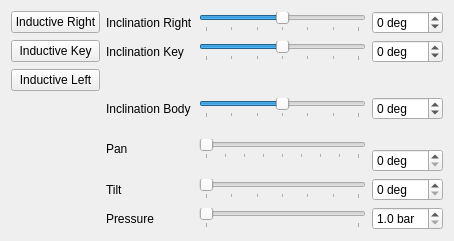
<?xml version="1.0" encoding="UTF-8"?>
<ui version="4.0">
 <class>Form</class>
 <widget class="QWidget" name="Form">
  <property name="geometry">
   <rect>
    <x>0</x>
    <y>0</y>
    <width>454</width>
    <height>241</height>
   </rect>
  </property>
  <property name="windowTitle">
   <string>Form</string>
  </property>
  <layout class="QGridLayout" name="gridLayout">
   <item row="0" column="0">
    <widget class="QPushButton" name="inductiveRightButton">
     <property name="text">
      <string>Inductive Right</string>
     </property>
     <property name="checkable">
      <bool>true</bool>
     </property>
    </widget>
   </item>
   <item row="0" column="1">
    <widget class="QLabel" name="inclinationRightLabel">
     <property name="text">
      <string>Inclination Right</string>
     </property>
    </widget>
   </item>
   <item row="0" column="2">
    <widget class="QSlider" name="inclinationRightSlide">
     <property name="minimum">
      <number>-45</number>
     </property>
     <property name="maximum">
      <number>45</number>
     </property>
     <property name="orientation">
      <enum>Qt::Horizontal</enum>
     </property>
     <property name="tickPosition">
      <enum>QSlider::TicksBelow</enum>
     </property>
     <property name="tickInterval">
      <number>15</number>
     </property>
    </widget>
   </item>
   <item row="0" column="3">
    <widget class="QSpinBox" name="inclinationRightSpin">
     <property name="suffix">
      <string> deg</string>
     </property>
     <property name="minimum">
      <number>-45</number>
     </property>
     <property name="maximum">
      <number>45</number>
     </property>
     <property name="singleStep">
      <number>1</number>
     </property>
    </widget>
   </item>
   <item row="1" column="0">
    <widget class="QPushButton" name="inductiveKeyButton">
     <property name="text">
      <string>Inductive Key</string>
     </property>
     <property name="checkable">
      <bool>true</bool>
     </property>
    </widget>
   </item>
   <item row="1" column="1">
    <widget class="QLabel" name="inclinationKeyLabel">
     <property name="text">
      <string>Inclination Key</string>
     </property>
    </widget>
   </item>
   <item row="1" column="2">
    <widget class="QSlider" name="inclinationKeySlide">
     <property name="minimum">
      <number>-45</number>
     </property>
     <property name="maximum">
      <number>45</number>
     </property>
     <property name="orientation">
      <enum>Qt::Horizontal</enum>
     </property>
     <property name="tickPosition">
      <enum>QSlider::TicksBelow</enum>
     </property>
     <property name="tickInterval">
      <number>15</number>
     </property>
    </widget>
   </item>
   <item row="1" column="3">
    <widget class="QSpinBox" name="inclinationKeySpin">
     <property name="suffix">
      <string> deg</string>
     </property>
     <property name="minimum">
      <number>-45</number>
     </property>
     <property name="maximum">
      <number>45</number>
     </property>
     <property name="singleStep">
      <number>1</number>
     </property>
    </widget>
   </item>
   <item row="2" column="0">
    <widget class="QPushButton" name="inductiveLeftButton">
     <property name="text">
      <string>Inductive Left</string>
     </property>
     <property name="checkable">
      <bool>true</bool>
     </property>
     <property name="flat">
      <bool>false</bool>
     </property>
    </widget>
   </item>
   <item row="3" column="1">
    <widget class="QLabel" name="inclinationBodyLabel">
     <property name="text">
      <string>Inclination Body</string>
     </property>
    </widget>
   </item>
   <item row="3" column="2">
    <widget class="QSlider" name="inclinationBodySlide">
     <property name="minimum">
      <number>-45</number>
     </property>
     <property name="maximum">
      <number>45</number>
     </property>
     <property name="orientation">
      <enum>Qt::Horizontal</enum>
     </property>
     <property name="tickPosition">
      <enum>QSlider::TicksBelow</enum>
     </property>
     <property name="tickInterval">
      <number>15</number>
     </property>
    </widget>
   </item>
   <item row="3" column="3">
    <widget class="QSpinBox" name="inclinationBodySpin">
     <property name="suffix">
      <string> deg</string>
     </property>
     <property name="minimum">
      <number>-45</number>
     </property>
     <property name="maximum">
      <number>45</number>
     </property>
     <property name="singleStep">
      <number>1</number>
     </property>
    </widget>
   </item>
   <item row="4" column="1" rowspan="2">
    <widget class="QLabel" name="panLabel">
     <property name="text">
      <string>Pan</string>
     </property>
    </widget>
   </item>
   <item row="4" column="2" rowspan="2">
    <widget class="QSlider" name="panSlide">
     <property name="minimum">
      <number>0</number>
     </property>
     <property name="maximum">
      <number>360</number>
     </property>
     <property name="orientation">
      <enum>Qt::Horizontal</enum>
     </property>
     <property name="tickPosition">
      <enum>QSlider::TicksBelow</enum>
     </property>
     <property name="tickInterval">
      <number>45</number>
     </property>
    </widget>
   </item>
   <item row="5" column="3">
    <widget class="QSpinBox" name="panSpin">
     <property name="suffix">
      <string> deg</string>
     </property>
     <property name="minimum">
      <number>0</number>
     </property>
     <property name="maximum">
      <number>270</number>
     </property>
     <property name="singleStep">
      <number>10</number>
     </property>
    </widget>
   </item>
   <item row="6" column="1">
    <widget class="QLabel" name="tiltLabel">
     <property name="text">
      <string>Tilt</string>
     </property>
    </widget>
   </item>
   <item row="6" column="2">
    <widget class="QSlider" name="tiltSlide">
     <property name="minimum">
      <number>0</number>
     </property>
     <property name="maximum">
      <number>270</number>
     </property>
     <property name="orientation">
      <enum>Qt::Horizontal</enum>
     </property>
     <property name="tickPosition">
      <enum>QSlider::TicksBelow</enum>
     </property>
     <property name="tickInterval">
      <number>45</number>
     </property>
    </widget>
   </item>
   <item row="6" column="3">
    <widget class="QSpinBox" name="tiltSpin">
     <property name="suffix">
      <string> deg</string>
     </property>
     <property name="minimum">
      <number>0</number>
     </property>
     <property name="maximum">
      <number>270</number>
     </property>
     <property name="singleStep">
      <number>10</number>
     </property>
    </widget>
   </item>
   <item row="7" column="1">
    <widget class="QLabel" name="pressureLabel">
     <property name="text">
      <string>Pressure</string>
     </property>
    </widget>
   </item>
   <item row="7" column="2">
    <widget class="QSlider" name="pressureSlide">
     <property name="minimum">
      <number>10</number>
     </property>
     <property name="maximum">
      <number>60</number>
     </property>
     <property name="orientation">
      <enum>Qt::Horizontal</enum>
     </property>
     <property name="tickPosition">
      <enum>QSlider::TicksBelow</enum>
     </property>
     <property name="tickInterval">
      <number>50</number>
     </property>
    </widget>
   </item>
   <item row="7" column="3">
    <widget class="QDoubleSpinBox" name="pressureSpin">
     <property name="suffix">
      <string> bar</string>
     </property>
     <property name="decimals">
      <number>1</number>
     </property>
     <property name="minimum">
      <double>1.000000000000000</double>
     </property>
     <property name="maximum">
      <double>6.000000000000000</double>
     </property>
     <property name="singleStep">
      <double>0.100000000000000</double>
     </property>
    </widget>
   </item>
  </layout>
 </widget>
 <resources/>
 <connections>
  <connection>
   <sender>inclinationRightSlide</sender>
   <signal>valueChanged(int)</signal>
   <receiver>inclinationRightSpin</receiver>
   <slot>setValue(int)</slot>
   <hints>
    <hint type="sourcelabel">
     <x>221</x>
     <y>89</y>
    </hint>
    <hint type="destinationlabel">
     <x>407</x>
     <y>89</y>
    </hint>
   </hints>
  </connection>
  <connection>
   <sender>inclinationRightSpin</sender>
   <signal>valueChanged(int)</signal>
   <receiver>inclinationRightSlide</receiver>
   <slot>setValue(int)</slot>
   <hints>
    <hint type="sourcelabel">
     <x>407</x>
     <y>89</y>
    </hint>
    <hint type="destinationlabel">
     <x>221</x>
     <y>89</y>
    </hint>
   </hints>
  </connection>
  <connection>
   <sender>panSlide</sender>
   <signal>valueChanged(int)</signal>
   <receiver>panSpin</receiver>
   <slot>setValue(int)</slot>
   <hints>
    <hint type="sourcelabel">
     <x>221</x>
     <y>121</y>
    </hint>
    <hint type="destinationlabel">
     <x>407</x>
     <y>121</y>
    </hint>
   </hints>
  </connection>
  <connection>
   <sender>panSpin</sender>
   <signal>valueChanged(int)</signal>
   <receiver>panSlide</receiver>
   <slot>setValue(int)</slot>
   <hints>
    <hint type="sourcelabel">
     <x>407</x>
     <y>121</y>
    </hint>
    <hint type="destinationlabel">
     <x>221</x>
     <y>121</y>
    </hint>
   </hints>
  </connection>
  <connection>
   <sender>tiltSlide</sender>
   <signal>valueChanged(int)</signal>
   <receiver>tiltSpin</receiver>
   <slot>setValue(int)</slot>
   <hints>
    <hint type="sourcelabel">
     <x>221</x>
     <y>153</y>
    </hint>
    <hint type="destinationlabel">
     <x>407</x>
     <y>153</y>
    </hint>
   </hints>
  </connection>
  <connection>
   <sender>tiltSpin</sender>
   <signal>valueChanged(int)</signal>
   <receiver>tiltSlide</receiver>
   <slot>setValue(int)</slot>
   <hints>
    <hint type="sourcelabel">
     <x>407</x>
     <y>153</y>
    </hint>
    <hint type="destinationlabel">
     <x>221</x>
     <y>153</y>
    </hint>
   </hints>
  </connection>
  <connection>
   <sender>inclinationBodySlide</sender>
   <signal>valueChanged(int)</signal>
   <receiver>inclinationBodySpin</receiver>
   <slot>setValue(int)</slot>
   <hints>
    <hint type="sourcelabel">
     <x>293</x>
     <y>122</y>
    </hint>
    <hint type="destinationlabel">
     <x>405</x>
     <y>122</y>
    </hint>
   </hints>
  </connection>
  <connection>
   <sender>inclinationBodySpin</sender>
   <signal>valueChanged(int)</signal>
   <receiver>inclinationBodySlide</receiver>
   <slot>setValue(int)</slot>
   <hints>
    <hint type="sourcelabel">
     <x>405</x>
     <y>122</y>
    </hint>
    <hint type="destinationlabel">
     <x>293</x>
     <y>122</y>
    </hint>
   </hints>
  </connection>
  <connection>
   <sender>inclinationKeySlide</sender>
   <signal>valueChanged(int)</signal>
   <receiver>inclinationKeySpin</receiver>
   <slot>setValue(int)</slot>
   <hints>
    <hint type="sourcelabel">
     <x>293</x>
     <y>55</y>
    </hint>
    <hint type="destinationlabel">
     <x>405</x>
     <y>55</y>
    </hint>
   </hints>
  </connection>
  <connection>
   <sender>inclinationKeySpin</sender>
   <signal>valueChanged(int)</signal>
   <receiver>inclinationKeySlide</receiver>
   <slot>setValue(int)</slot>
   <hints>
    <hint type="sourcelabel">
     <x>405</x>
     <y>55</y>
    </hint>
    <hint type="destinationlabel">
     <x>293</x>
     <y>55</y>
    </hint>
   </hints>
  </connection>
 </connections>
</ui>
